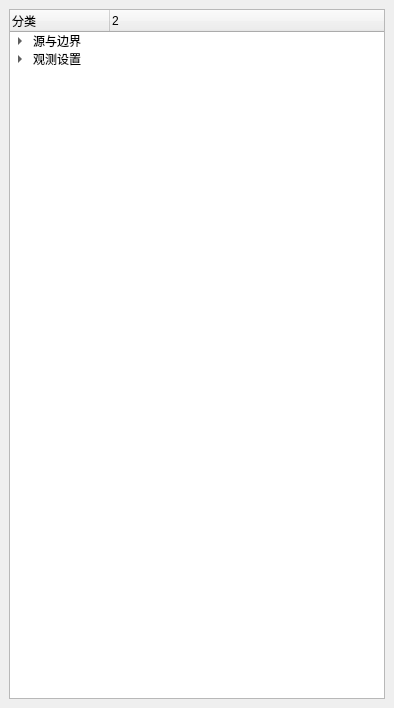
<?xml version="1.0" encoding="UTF-8"?>
<ui version="4.0">
 <class>DockWidget_OperatingPanel</class>
 <widget class="QDockWidget" name="DockWidget_OperatingPanel">
  <property name="geometry">
   <rect>
    <x>0</x>
    <y>0</y>
    <width>394</width>
    <height>708</height>
   </rect>
  </property>
  <property name="autoFillBackground">
   <bool>false</bool>
  </property>
  <property name="features">
   <set>QDockWidget::NoDockWidgetFeatures</set>
  </property>
  <property name="allowedAreas">
   <set>Qt::NoDockWidgetArea</set>
  </property>
  <property name="windowTitle">
   <string notr="true"/>
  </property>
  <widget class="QWidget" name="dockWidget_resultFig">
   <layout class="QGridLayout" name="gridLayout">
    <item row="0" column="0">
     <widget class="QTreeWidget" name="treeWidget_OperatingPanel">
      <property name="sizePolicy">
       <sizepolicy hsizetype="Expanding" vsizetype="Expanding">
        <horstretch>0</horstretch>
        <verstretch>0</verstretch>
       </sizepolicy>
      </property>
      <property name="focusPolicy">
       <enum>Qt::ClickFocus</enum>
      </property>
      <property name="contextMenuPolicy">
       <enum>Qt::DefaultContextMenu</enum>
      </property>
      <property name="horizontalScrollBarPolicy">
       <enum>Qt::ScrollBarAsNeeded</enum>
      </property>
      <property name="columnCount">
       <number>2</number>
      </property>
      <column>
       <property name="text">
        <string>分类</string>
       </property>
      </column>
      <column>
       <property name="text">
        <string></string>
       </property>
      </column>
      <item>
       <property name="text">
        <string>源与边界</string>
       </property>
       <item>
        <property name="text">
         <string>波导端口</string>
        </property>
       </item>
       <item>
        <property name="text">
         <string>发射处理</string>
        </property>
       </item>
       <item>
        <property name="text">
         <string>吸收边界</string>
        </property>
       </item>
       <item>
        <property name="text">
         <string>对称边界</string>
        </property>
       </item>
       <item>
        <property name="text">
         <string>泊松电场</string>
        </property>
       </item>
       <item>
        <property name="text">
         <string>线圈磁场</string>
        </property>
       </item>
       <item>
        <property name="text">
         <string>激励电流</string>
        </property>
       </item>
       <item>
        <property name="text">
         <string>其他模型</string>
        </property>
       </item>
      </item>
      <item>
       <property name="text">
        <string>观测设置</string>
       </property>
       <item>
        <property name="text">
         <string>默认定时器</string>
        </property>
       </item>
       <item>
        <property name="text">
         <string>定时器</string>
        </property>
       </item>
       <item>
        <property name="text">
         <string>等值观测</string>
        </property>
       </item>
       <item>
        <property name="text">
         <string>矢量观测</string>
        </property>
       </item>
       <item>
        <property name="text">
         <string>粒子观测</string>
        </property>
       </item>
       <item>
        <property name="text">
         <string>空间观测</string>
        </property>
       </item>
       <item>
        <property name="text">
         <string>时间观测</string>
        </property>
       </item>
      </item>
     </widget>
    </item>
   </layout>
  </widget>
 </widget>
 <resources/>
 <connections/>
</ui>
